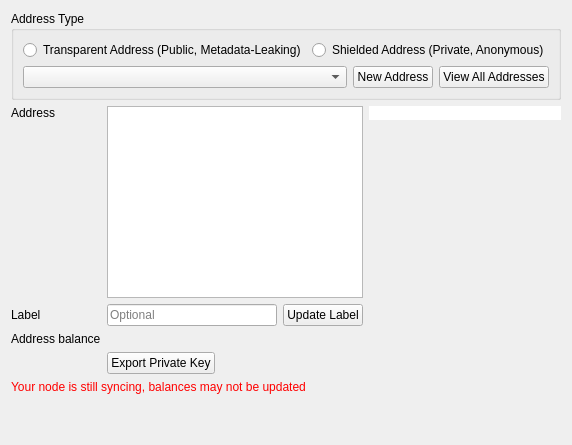
      <widget class="QWidget" name="tab_3">
       <attribute name="title">
        <string>Receive</string>
       </attribute>
       <layout class="QVBoxLayout" name="verticalLayout_5">
        <item>
         <layout class="QVBoxLayout" name="verticalLayout_8">
          <item>
           <widget class="QGroupBox" name="groupBox_6">
            <property name="title">
             <string>Address Type</string>
            </property>
            <property name="flat">
             <bool>false</bool>
            </property>
            <property name="checkable">
             <bool>false</bool>
            </property>
            <layout class="QVBoxLayout" name="verticalLayout_9">
             <item>
              <layout class="QHBoxLayout" name="horizontalLayout_9">
               <item>
                <widget class="QRadioButton" name="rdioTAddr">
                 <property name="sizePolicy">
                  <sizepolicy hsizetype="Preferred" vsizetype="Fixed">
                   <horstretch>0</horstretch>
                   <verstretch>0</verstretch>
                  </sizepolicy>
                 </property>
                 <property name="text">
                  <string>Transparent Address (Public, Metadata-Leaking)</string>
                 </property>
                </widget>
               </item>
               <item>
                <widget class="QRadioButton" name="rdioZSAddr">
                 <property name="text">
                  <string>Shielded Address (Private, Anonymous)</string>
                 </property>
                </widget>
               </item>
              </layout>
             </item>
             <item>
              <layout class="QHBoxLayout" name="horizontalLayout_10">
               <item>
                <widget class="AddressCombo" name="listReceiveAddresses">
                 <property name="sizePolicy">
                  <sizepolicy hsizetype="Expanding" vsizetype="Fixed">
                   <horstretch>0</horstretch>
                   <verstretch>0</verstretch>
                  </sizepolicy>
                 </property>
                 <property name="duplicatesEnabled">
                  <bool>false</bool>
                 </property>
                </widget>
               </item>
               <item>
                <widget class="QPushButton" name="btnReceiveNewAddr">
                 <property name="text">
                  <string>New Address</string>
                 </property>
                </widget>
               </item>
               <item>
                <widget class="QPushButton" name="btnViewAllAddresses">
                 <property name="text">
                  <string>View All Addresses</string>
                 </property>
                </widget>
               </item>
              </layout>
             </item>
            </layout>
           </widget>
          </item>
          <item>
           <layout class="QHBoxLayout" name="horizontalLayout_11">
            <item>
             <layout class="QVBoxLayout" name="verticalLayout_10">
              <item>
               <layout class="QGridLayout" name="gridLayout_4">
                <item row="1" column="0">
                 <widget class="QLabel" name="label_7">
                  <property name="text">
                   <string>Label</string>
                  </property>
                 </widget>
                </item>
                <item row="1" column="2">
                 <widget class="QPushButton" name="rcvUpdateLabel">
                  <property name="text">
                   <string>Update Label</string>
                  </property>
                 </widget>
                </item>
                <item row="2" column="1" colspan="2">
                 <widget class="QLabel" name="rcvBal">
                  <property name="text">
                   <string/>
                  </property>
                 </widget>
                </item>
                <item row="2" column="0">
                 <widget class="QLabel" name="label_21">
                  <property name="text">
                   <string>Address balance</string>
                  </property>
                 </widget>
                </item>
                <item row="1" column="1">
                 <widget class="QLineEdit" name="rcvLabel">
                  <property name="maxLength">
                   <number>40</number>
                  </property>
                  <property name="placeholderText">
                   <string>Optional</string>
                  </property>
                 </widget>
                </item>
                <item row="0" column="1" colspan="2">
                 <widget class="QPlainTextEdit" name="txtReceive">
                  <property name="sizePolicy">
                   <sizepolicy hsizetype="Expanding" vsizetype="Preferred">
                    <horstretch>0</horstretch>
                    <verstretch>0</verstretch>
                   </sizepolicy>
                  </property>
                  <property name="readOnly">
                   <bool>true</bool>
                  </property>
                 </widget>
                </item>
                <item row="3" column="1" colspan="2">
                 <layout class="QHBoxLayout" name="horizontalLayout_16">
                  <item>
                   <widget class="QPushButton" name="exportKey">
                    <property name="text">
                     <string>Export Private Key</string>
                    </property>
                   </widget>
                  </item>
                  <item>
                   <spacer name="horizontalSpacer_5">
                    <property name="orientation">
                     <enum>Qt::Horizontal</enum>
                    </property>
                    <property name="sizeHint" stdset="0">
                     <size>
                      <width>40</width>
                      <height>20</height>
                     </size>
                    </property>
                   </spacer>
                  </item>
                 </layout>
                </item>
                <item row="0" column="0">
                 <widget class="QLabel" name="label_10">
                  <property name="text">
                   <string>Address</string>
                  </property>
                  <property name="alignment">
                   <set>Qt::AlignLeading|Qt::AlignLeft|Qt::AlignTop</set>
                  </property>
                 </widget>
                </item>
               </layout>
              </item>
              <item>
               <widget class="QLabel" name="lblSyncWarningReceive">
                <property name="styleSheet">
                 <string notr="true">color: red;</string>
                </property>
                <property name="text">
                 <string>Your node is still syncing, balances may not be updated</string>
                </property>
               </widget>
              </item>
              <item>
               <spacer name="verticalSpacer_5">
                <property name="orientation">
                 <enum>Qt::Vertical</enum>
                </property>
                <property name="sizeHint" stdset="0">
                 <size>
                  <width>20</width>
                  <height>40</height>
                 </size>
                </property>
               </spacer>
              </item>
             </layout>
            </item>
            <item alignment="Qt::AlignTop">
             <widget class="QRCodeLabel" name="qrcodeDisplay">
              <property name="sizePolicy">
               <sizepolicy hsizetype="Expanding" vsizetype="Expanding">
                <horstretch>0</horstretch>
                <verstretch>0</verstretch>
               </sizepolicy>
              </property>
              <property name="maximumSize">
               <size>
                <width>200</width>
                <height>200</height>
               </size>
              </property>
              <property name="styleSheet">
               <string notr="true">background-color: #fff</string>
              </property>
              <property name="text">
               <string/>
              </property>
              <property name="alignment">
               <set>Qt::AlignLeading|Qt::AlignLeft|Qt::AlignVCenter</set>
              </property>
             </widget>
            </item>
           </layout>
          </item>
         </layout>
        </item>
       </layout>
      </widget>
